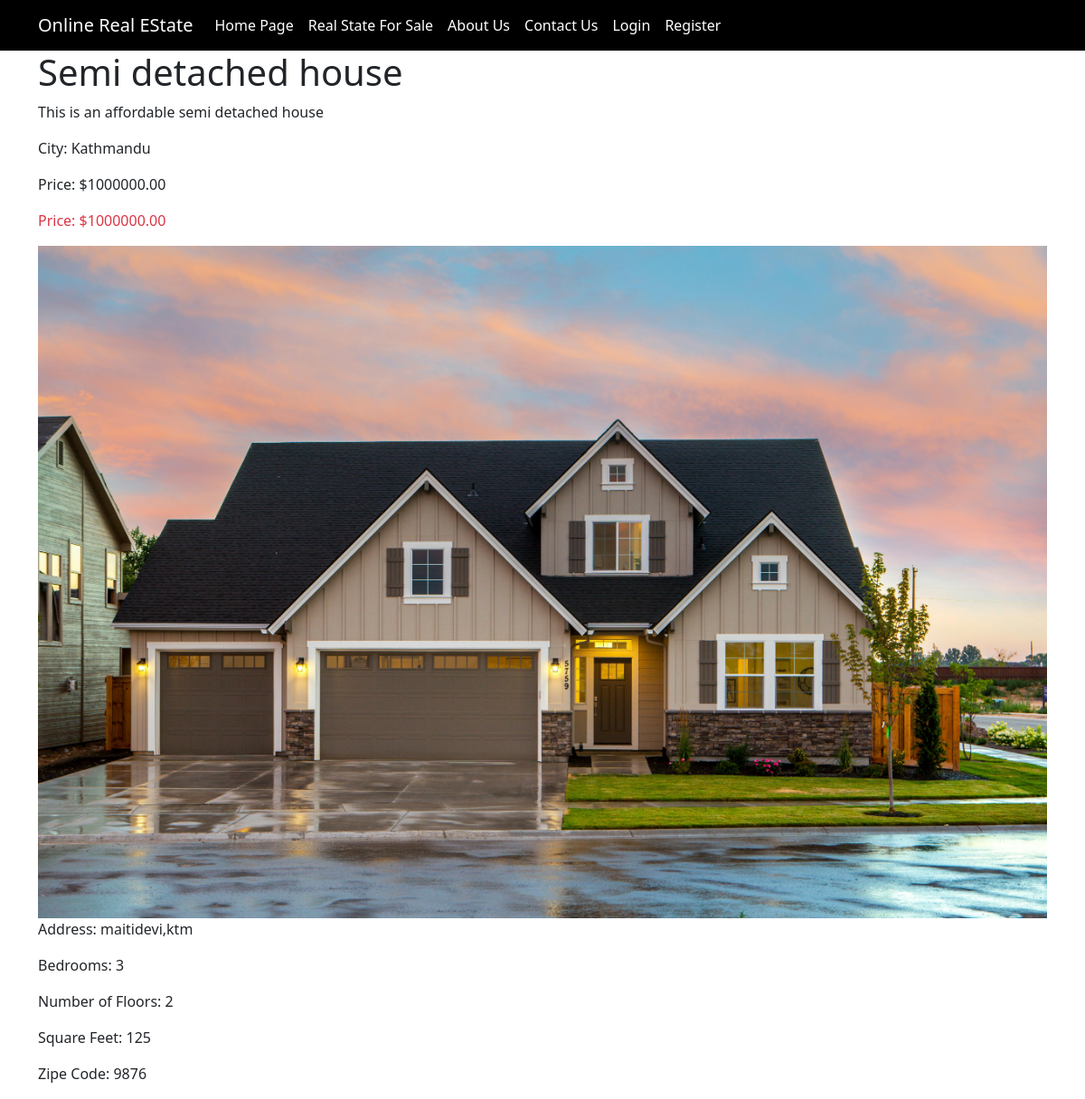
The page /products/1/ on the database its author committed.
### product/models.py (models this page shows, shortened)
class Product(models.Model):
    title = models.CharField(max_length=200)
    description = models.TextField()
    price = models.DecimalField(max_digits=10, decimal_places=2)
    image = models.ImageField(upload_to=product_image_path, null=True, blank=True)
    city = models.CharField(max_length=100, blank=True, null=True)
    zip_code = models.CharField(max_length=10, blank=True, null=True)
    address = models.CharField(max_length=200, blank=True, null=True)
    num_bedrooms = models.PositiveIntegerField(blank=True, null=True)
    square_feet = models.PositiveIntegerField(blank=True, null=True)
    num_floors = models.PositiveIntegerField(blank=True, null=True)

### product/views.py (the view)
# urls.py: path('<int:product_id>/', views.product_detail, name='product_detail'),
def product_detail(request, product_id):
    product = get_object_or_404(Product, pk=product_id)
    return render(request, 'product_detail.html', {'product': product})

### templates/product_detail.html (shortened to what this page needs)
{% extends 'base.html' %}
{% block content %}
<html>
<head>
</head>
<body>
    <div class="container">
        <h1>{{ product.title }}</h1>
        <p>{{ product.description }}</p>
        <p>City: {{ product.city }}</p>
        <p>Price: ${{ product.price }}</p>
        <p class="text-danger">Price: ${{ product.price }}</p>
        {% if product.image %}
            <img src="{{ product.image.url }}" alt="{{ product.title }}" class="img-fluid">
        {% endif %}
        <p>Address: {{ product.address }}</p>
        <p>Bedrooms: {{ product.num_bedrooms }}</p>
        <p>Number of Floors: {{ product.num_floors }}</p>
        <p>Square Feet: {{ product.square_feet }}</p>
        <p>Zipe Code: {{ product.zip_code }}</p>
    </div>
</body>
</html>
{% endblock %}

### rows shown on the page
Product: title "Semi detached house", description "This is an affordable semi detached house", city "Kathmandu", price "1000000.00", image (picture), address "maitidevi,ktm", num_bedrooms "3", num_floors "2", square_feet "125", zip_code "9876"
